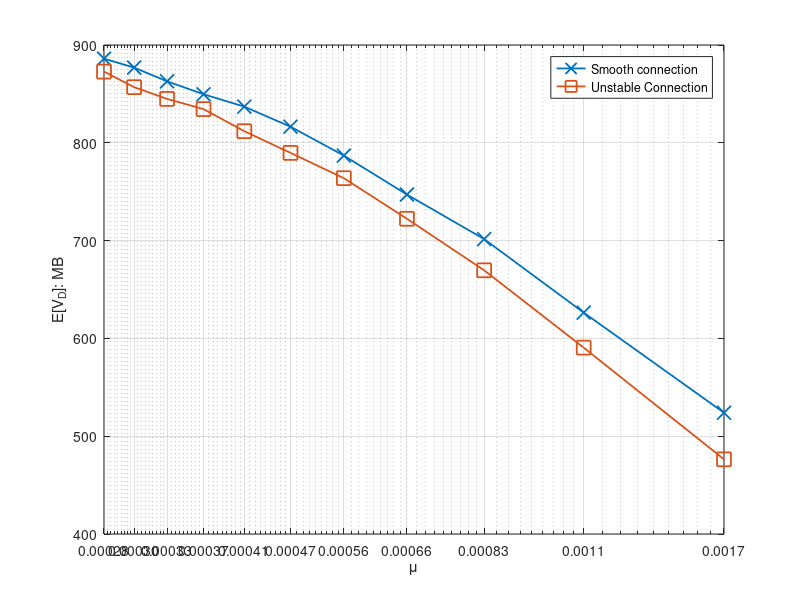

This chart was generated by the following MATLAB code:
%% File size
%N=10000
%x_label =[0	1	2	3	4	5	6	7	8	9	10	11	12	13	14	15	16	17	18	20	21	22	23	24	26]
%N=50000
%x_label =[0	1	2	3	4	5	6	7	8	9	10	11	12	13	14	15	16	17	18	19	20	21	22	23	24	26	27	29]
%N=100000
%x_label =[0.5	1	1.5	2	2.5	3	3.5	4	4.5	5	5.5	6	6.5	7	7.5	8	8.5	9	9.5	10]

x_label =[0.000277778	0.00030303	0.000333333	0.00037037	0.000416667	0.00047619	0.000555556	0.000666667	0.000833333	0.001111111	0.001666667]


%% for DeadlinMissRatio

%Miss ratio
%y_11 = [0.2188	0.237	0.2578	0.2838	0.3072	0.3393	0.3922	0.4521	0.5276	0.6373	0.7691]
%y_12 = [0.2398	0.268	0.2924	0.309	0.3495	0.3854	0.4404	0.4955	0.5794	0.6836	0.8214]


%E[V_O]
%y_11 = [416.408764	411.091513	403.98606	397.546278	391.13199	380.68949	366.573455	346.798418	324.804642	288.120952	239.013216]
%y_12 = [316.637256	310.628072	306.37884	302.701688	294.71905	286.927032	277.539744	262.519708	242.928694	214.09527	173.226511]


%E[V_D]
y_11 = [886.045212	876.863272	862.855722	849.636564	836.982018	816.478991	786.944916	747.090377	701.541571	626.361432	523.986864]
y_12 = [872.772645	856.881248	844.865724	834.443473	811.876513	789.693056	763.828081	722.318752	669.632637	590.536638	476.356881]





i = i+1;
figure(i)

semilogx(x_label,y_11,'-x', 'MarkerSize',10, 'LineWidth',1.3)
hold on
semilogx(x_label,y_12,'-s', 'MarkerSize',10, 'LineWidth',1.3)
hold on
%plot(x_label,y_21,'-+', 'MarkerSize',10, 'LineWidth',1.3)
%hold on
%plot(x_label,y_22,'-^', 'MarkerSize',10, 'LineWidth',1.3)
%hold on
%plot(x_label,y_31,'-d', 'MarkerSize',10, 'LineWidth',1.3)
%hold on
%plot(x_label,y_32,'-o', 'MarkerSize',10, 'LineWidth',1.3)
%hold on

%ylabel('P_{miss}')
%ylabel('E[V_0]: MB')
ylabel('E[V_D]: MB')
%xlabel('E[t_0]:')
xlabel('\mu')


%xticklabels({'62.5','125','250','500','1000','2000','4000','8000'});
%xticklabels({'10','20','40','80','160','320','640','1280'});
%xticklabels({'50','100','150','200','250','300','350','400'});
%xticklabels({'1',	'0.5',	'0.2',	'0.1',	'0.05',	'0.025',	'0.016666667',	'0.008333333',	'0.006666667',	'0.003333333',	'0.001666667'	,'0.000833333',	'0.000416667'});
xticklabels({'0.00028',	'0.00030',	'0.00033',	'0.00037',	'0.00041',	'0.00047',	'0.00056',	'0.00066',	'0.00083',	'0.0011',	'0.0017'});





												
xlim([0.000277778, 0.001666667]);

%xticklabels({'0',	'1',	'2',	'3',	'4','5',	'6',	'7',	'8',	'9',	'10',	'11',	'12',	'13',	'14',	'15',	'16',	'17'	,'18'	,'20'	,'21'	,'22',	'23',	'24',	'26'});
set(gca, 'XTick', x_label);
%set(gca,'xticklabel',num2str(get(gca,'XTick')','%.4f'))
%legend({'F=200','F=500','F=1000'},'NumColumns',1);
legend({'Smooth connection','Unstable Connection'},'NumColumns',1);

hold off;
grid on;